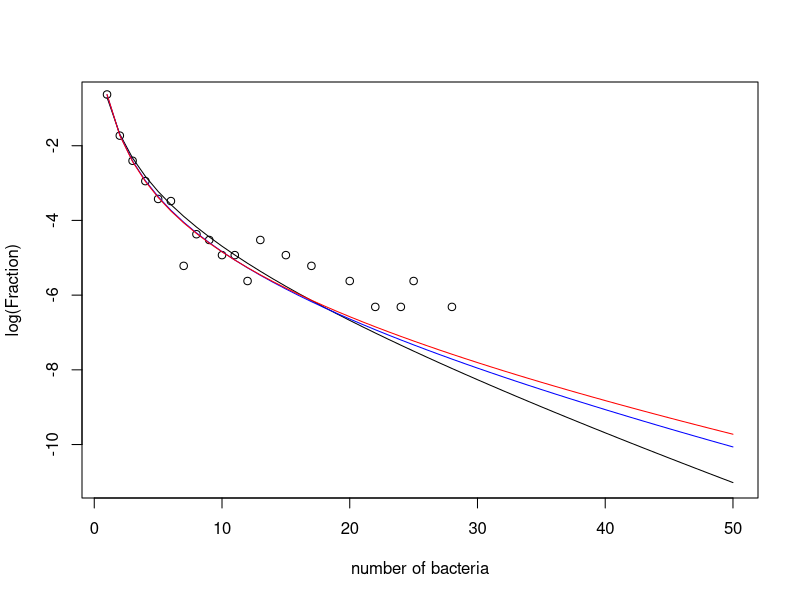

This chart was generated by the following R code:
# Lysis model taken from Brown S.P et al, PLoS Biology 2006
# This is model 'mu2'.  Data are simulated from the 
# best fitting parameters.

real_params<- c(0.465, 0.107)

mn<- function(nslots, params){
# Predicted occupancy probabilities for lysis model
	mu0<- params[1]
	mu1<- params[2]
	mmn<- rep(0,nmax)
	mmn[1]<- 1
	for (i in 2:nslots){
		mmn[i]<- mmn[i-1]*(i-1)/(mu0+(mu1+1)*i)
	}
	return(mmn/sum(mmn))
}
nmax<- 50
sim_data<- rpois(nmax, 500*mn(nmax, real_params))
the_data<- sim_data

loglik.multinom<- function(params){ # multinomial likeihood
	predicted.fraction<- mn(nmax, params)
	loglik<- the_data*log(predicted.fraction)-lgamma(the_data+1)
	return(-sum(loglik))
}
mn.fit<- optim(c(2, 2), loglik.multinom)

loglik.ls<- function(params){ # Least squares
	predicted.fraction<- mn(nmax, params)
	loglik<- (the_data/sum(the_data)-predicted.fraction)^2
	return(sum(loglik))
}
ls.fit<- optim(c(2,2) , loglik.ls)

plot(log(mn(50, real_params)), type="l", xlab="number of bacteria", ylab="log(Fraction)") # True model
points(log(the_data/sum(the_data)))
lines(log(mn(50, mn.fit$par)), col="blue")# Multinom fit
lines(log(mn(50, ls.fit$par)), col="red")# least sq fit
